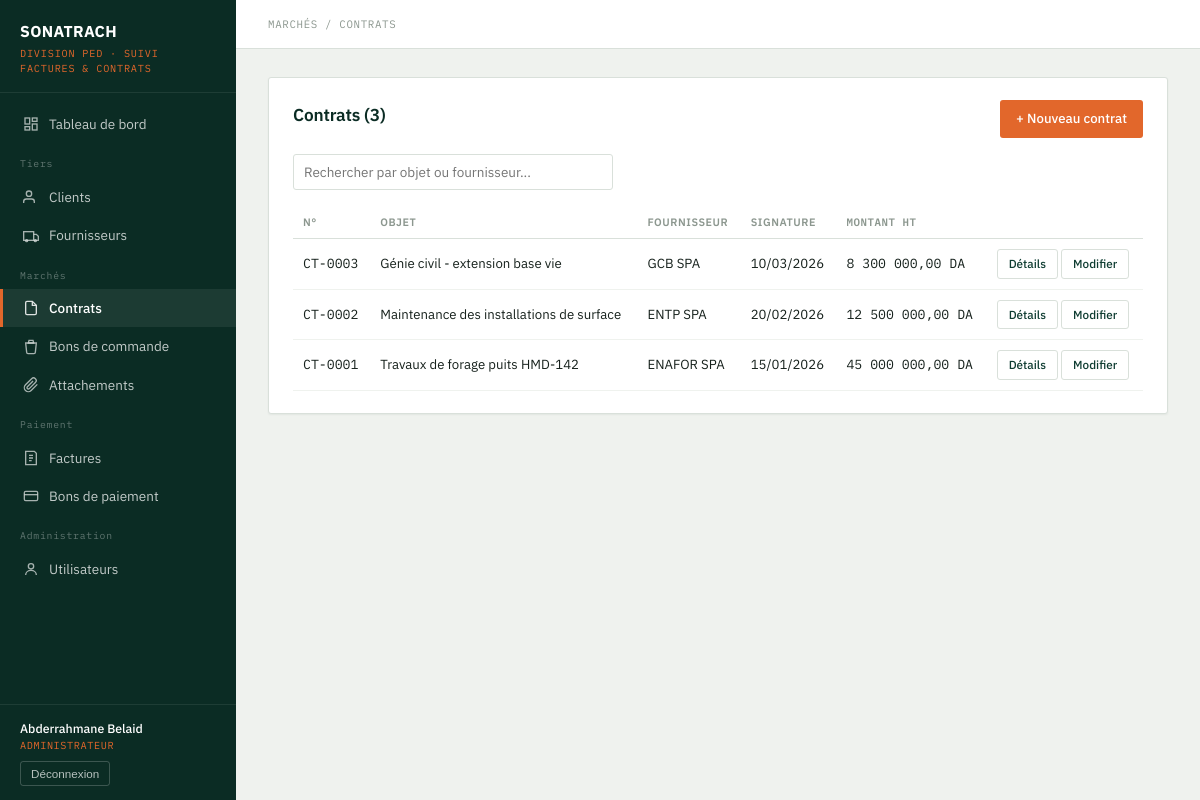
Screenshot of /contrats/list.php (signed in) with the database file from the repository.
### tables this page shows
CREATE TABLE contrats (
    num_contrat    INT AUTO_INCREMENT PRIMARY KEY,
    objet_contrat  VARCHAR(255) NOT NULL,
    date_signature DATE,
    montant_ht     DECIMAL(15,2),
    id_four        INT NOT NULL,
    date_creation  DATETIME DEFAULT CURRENT_TIMESTAMP,
    FOREIGN KEY (id_four) REFERENCES fournisseurs(id_four)
);

CREATE TABLE fournisseurs (
    id_four        INT AUTO_INCREMENT PRIMARY KEY,
    rs_four        VARCHAR(150) NOT NULL,
    nom_four       VARCHAR(100),
    pre_four       VARCHAR(100),
    num_tel_four   VARCHAR(20),
    adr_four       VARCHAR(200),
    nis_four       VARCHAR(30),
    num_fax_four   VARCHAR(20),
    date_creation  DATETIME DEFAULT CURRENT_TIMESTAMP
);

### includes/auth.php (called while the page is built, shortened)
<?php
function current_user() {
    return [
        'id'      => $_SESSION['user_id'] ?? null,
        'nom'     => $_SESSION['nom'] ?? '',
        'prenom'  => $_SESSION['prenom'] ?? '',
        'role'    => $_SESSION['role'] ?? '',
        'id_four' => $_SESSION['id_four'] ?? null,
    ];
}
function e($str) {
    return htmlspecialchars($str ?? '', ENT_QUOTES, 'UTF-8');
}
function fmt_montant($montant) {
    return number_format((float)$montant, 2, ',', ' ') . ' DA';
}
function fmt_date($date) {
    $d = DateTime::createFromFormat('Y-m-d', $date) ?: new DateTime($date);
    return $d->format('d/m/Y');
}

### contrats/list.php (the view, shortened to what this page needs)
<?php
require_once __DIR__ . '/../includes/auth.php';
$search = trim($_GET['q'] ?? '');
$sql = "SELECT c.*, f.rs_four FROM contrats c JOIN fournisseurs f ON f.id_four = c.id_four";
if ($search !== '') {
    $sql .= " WHERE c.objet_contrat LIKE ? OR f.rs_four LIKE ?";
    $stmt = $pdo->prepare($sql . " ORDER BY c.date_signature DESC");
    $like = "%$search%";
    $stmt->execute([$like, $like]);
} else {
    $stmt = $pdo->query($sql . " ORDER BY c.date_signature DESC");
}
$contrats = $stmt->fetchAll();
include __DIR__ . '/../includes/header.php';
?>
<div class="card">
    <div class="card-head">
        <h2>Contrats (<?= count($contrats) ?>)</h2>
        <?php if (in_array($user['role'], ['admin','ordonnateur'])): ?>
        <a href="add.php" class="btn flame">+ Nouveau contrat</a>
        <?php endif; ?>
    </div>
    <form method="get" style="margin-bottom:16px;">
        <div class="field" style="max-width:320px;">
            <input type="text" name="q" placeholder="Rechercher par objet ou fournisseur..." value="<?= e($search) ?>">
        </div>
    </form>
    <?php if (empty($contrats)): ?>
        <div class="empty-state">Aucun contrat trouvé.</div>
    <?php else: ?>
    <table>
        <thead>
            <tr><th>N°</th><th>Objet</th><th>Fournisseur</th><th>Signature</th><th class="num">Montant HT</th><th></th></tr>
        </thead>
        <tbody>
        <?php foreach ($contrats as $c): ?>
            <tr>
                <td class="num">CT-<?= str_pad($c['num_contrat'], 4, '0', STR_PAD_LEFT) ?></td>
                <td><?= e($c['objet_contrat']) ?></td>
                <td><?= e($c['rs_four']) ?></td>
                <td><?= fmt_date($c['date_signature']) ?></td>
                <td class="num"><?= fmt_montant($c['montant_ht']) ?></td>
                <td>
                    <a href="view.php?id=<?= $c['num_contrat'] ?>" class="btn outline small">Détails</a>
                    <?php if (in_array($user['role'], ['admin','ordonnateur'])): ?>
                    <a href="edit.php?id=<?= $c['num_contrat'] ?>" class="btn outline small">Modifier</a>
                    <?php endif; ?>
                </td>
            </tr>
        <?php endforeach; ?>
        </tbody>
    </table>
    <?php endif; ?>
</div>
<?php include __DIR__ . '/../includes/footer.php'; ?>

### assets/css/style.css (style rules this page uses)
:root { --petrol-900: #0B2C24; --petrol-800: #0F3D32; --petrol-700: #15503F; --petrol-600: #1C6650; --flame-500: #E2672B; --flame-600: #C7541F; --sand-100: #EFF2EE; --sand-50: #F7F8F5; --white: #FFFFFF; --ink-900: #16211C; --ink-600: #4C5A53; --ink-400: #8C978F; --border: #D9E0DA; --status-neutre-bg: #ECEEEA; --status-neutre-fg: #4C5A53; --status-attente-bg: #FCEFDD; --status-attente-fg: #9A5B10; --status-progres-bg: #E3F0EA; --status-progres-fg: #1C6650; --status-alerte-bg: #FBE7E3; --status-alerte-fg: #B23A22; --status-succes-bg: #E1F1E6; --status-succes-fg: #1E7A44; --radius: 3px; --shadow-card: 0 1px 2px rgba(11, 44, 36, 0.06); }
* { box-sizing: border-box; }
html, body { margin: 0; padding: 0; background: var(--sand-100); color: var(--ink-900); font-family: 'IBM Plex Sans', -apple-system, sans-serif; font-size: 15px; line-height: 1.5; }
a { color: var(--petrol-700); text-decoration: none; }
h1, h2, h3 { font-weight: 600; color: var(--petrol-900); margin: 0 0 .5em; letter-spacing: -0.01em; }
h2 { font-size: 1.15rem; }
.card { background: var(--white); border: 1px solid var(--border); border-radius: var(--radius); box-shadow: var(--shadow-card); padding: 22px 24px; margin-bottom: 20px; }
.card-head { display: flex; align-items: center; justify-content: space-between; margin-bottom: 16px; }
table { width: 100%; border-collapse: collapse; }
th { text-align: left; font-size: 0.72rem; text-transform: uppercase; letter-spacing: 0.05em; color: var(--ink-400); font-weight: 600; padding: 8px 10px; border-bottom: 1px solid var(--border); }
td { padding: 10px 10px; border-bottom: 1px solid var(--sand-100); font-size: 0.88rem; vertical-align: middle; }
td.num, th.num { font-family: 'IBM Plex Mono', monospace; }
.field input, .field select, .field textarea { width: 100%; padding: 8px 10px; border: 1px solid var(--border); border-radius: var(--radius); font-family: inherit; font-size: 0.9rem; background: var(--white); color: var(--ink-900); }
.btn { display: inline-flex; align-items: center; gap: 6px; background: var(--petrol-800); color: var(--white); border: none; padding: 9px 16px; border-radius: var(--radius); font-size: 0.88rem; font-weight: 500; cursor: pointer; font-family: inherit; }
.btn.flame { background: var(--flame-500); }
.btn.outline { background: transparent; color: var(--petrol-800); border: 1px solid var(--border); }
.btn.small { padding: 5px 11px; font-size: 0.78rem; }

### rows the page displays
contrats: num_contrat "0003", objet_contrat "Génie civil - extension base vie", id_four.rs_four "GCB SPA", date_signature "10/03/2026", montant_ht "8 300 000,00 DA"
contrats: num_contrat "0002", objet_contrat "Maintenance des installations de surface", id_four.rs_four "ENTP SPA", date_signature "20/02/2026", montant_ht "12 500 000,00 DA"
contrats: num_contrat "0001", objet_contrat "Travaux de forage puits HMD-142", id_four.rs_four "ENAFOR SPA", date_signature "15/01/2026", montant_ht "45 000 000,00 DA"

### other values shown
$user['prenom'] . ' ' . $user['nom'] "Abderrahmane Belaid"
role_label($user['role']) "ADMINISTRATEUR"
$page_crumb "MARCHÉS / CONTRATS"
count($contrats) "3"
